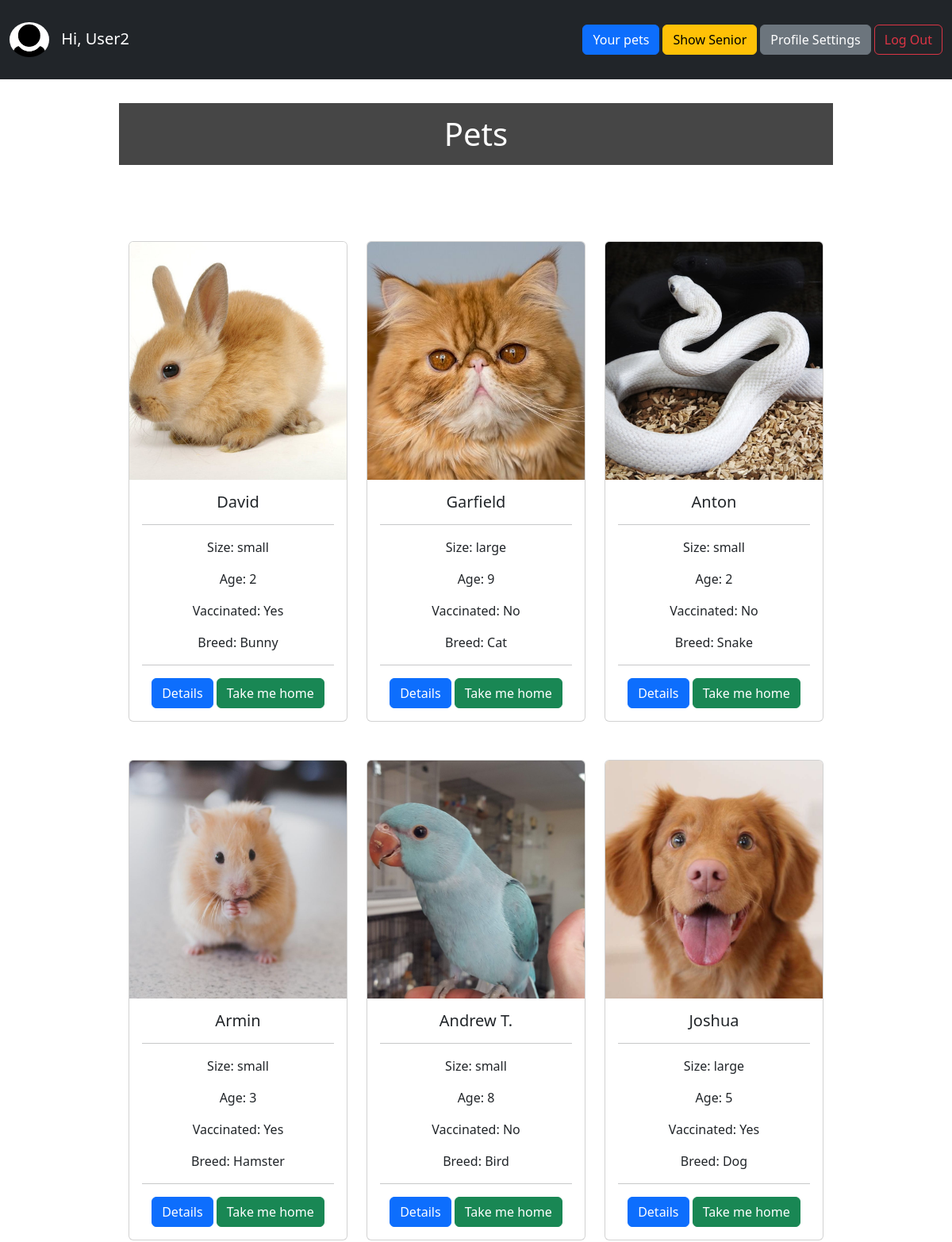
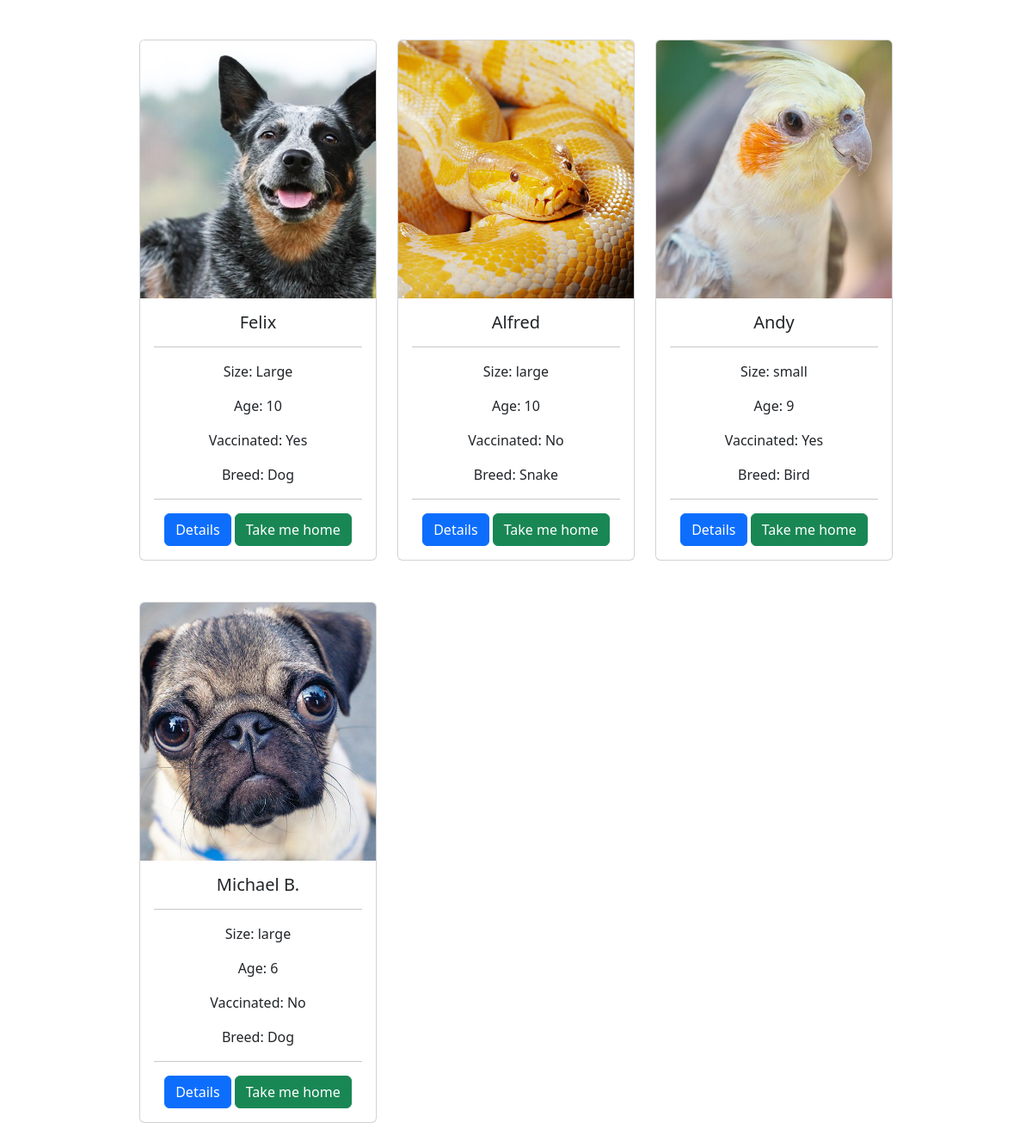
The app's page /home.php (signed in) with its own data (2 pictures, top to bottom).
### tables this page shows
CREATE TABLE `users` (
  `id` int(11) NOT NULL,
  `first_name` varchar(255) NOT NULL,
  `last_name` varchar(255) NOT NULL,
  `password` varchar(255) NOT NULL,
  `email` varchar(255) NOT NULL,
  `phone_number` varchar(255) NOT NULL,
  `address` varchar(255) NOT NULL,
  `picture` varchar(255) DEFAULT NULL,
  `status` varchar(10) NOT NULL DEFAULT 'user'
);

CREATE TABLE `pets` (
  `id` int(11) NOT NULL,
  `name` varchar(50) NOT NULL,
  `location` varchar(30) NOT NULL,
  `description` varchar(255) NOT NULL,
  `size` varchar(20) NOT NULL,
  `age` int(11) NOT NULL,
  `vaccinated` varchar(5) NOT NULL,
  `breed` varchar(50) NOT NULL,
  `picture` varchar(255) DEFAULT NULL
);

### home.php (the view, shortened to what this page needs)
<?php
require_once 'components/db_connect.php';
$pets_query = "SELECT * FROM pets";
$pets_result = mysqli_query($connect, $pets_query);
$cardbody = '';
if (mysqli_num_rows($pets_result)  > 0) {
    while ($row = mysqli_fetch_array($pets_result, MYSQLI_ASSOC)) {
        $cardbody .= "<div class = 'col d-flex justify-content-center mt-5'><div class='card' style='width: 22rem;'>
        <img src='pictures/" . $row['picture'] . "' class='card-img-top' style='height: 300px; object-fit: cover;' alt='" . $row['name'] . "'>
        <div class='card-body'>
          <h5 class='card-title mb-3'>" . $row['name'] . "</h5>
          <hr>
          <p class='card-text'>Size: " . $row['size'] . "</p>
          <p class='card-text'>Age: " . $row['age'] . "</p>
          <p class='card-text'>Vaccinated: " . $row['vaccinated'] . "</p>
          <p class='card-text'>Breed: " . $row['breed'] . "</p>
          <hr>
          <a href='./pets/details.php?petId=" . $row['id'] . "' class='btn btn-primary'>Details</a>
          <a href='./pets/actions/a_adopt_pet.php?petId=" . $row['id'] . "' class='btn btn-success'>Take me home</a>
        </div>
      </div></div>";
    };
} else {
    $cardbody = "No pets available";
}
$query = "SELECT * FROM users WHERE id={$_SESSION['user']}";
$result = mysqli_query($connect, $query);
$row = mysqli_fetch_assoc($result);
$fname = $row['first_name'];
$pic = $row['picture'];
?>
<!DOCTYPE html>
<html lang="en">
<head>
    <?php require_once 'components/boot.php' ?>
    <link rel="stylesheet" href="./css/style.css">
</head>
<body>
    <nav class="navbar navbar-expand-lg navbar-dark bg-dark" style="height: 100px;">
        <div class="container-fluid">
            <a class="navbar-brand" href="#">
                <img src="pictures/<?= $pic ?>" alt=" avatar" class="rounded-circle img-fluid" style="width: 50px; margin-right: 10px;">
                Hi, <?= $fname ?>
            </a>
            <div class="navbar-nav">
                <a class=" btn btn-primary ms-1" href="./pets/pet_adoption.php?id=<?= $_SESSION['user'] ?>">Your pets</a>
                <a class=" btn btn-warning ms-1" href="./pets/senior.php">Show Senior</a>
                <a class=" btn btn-secondary ms-1" href="update.php?id=<?= $_SESSION['user'] ?>">Profile Settings</a>
                <a class="btn btn-outline-danger ms-1" href="logout.php?logout">Log Out</a>
            </div>
        </div>
    </nav>
    <div class="manageProduct w-75">
        <h1 class='text-center heading-pet'>Pets</h1>
        <div class="container text-center mt-5 mb-5">
            <div class="row row-cols-1 row-cols-md-2 row-cols-lg-3 mt-4">
                <?= $cardbody; ?>
            </div>
        </div>
    </div>
</body>
</html>

### css/style.css (style rules this page uses)
.heading-pet { color: #ffffff; background: rgba(0, 0, 0, 0.726); padding: 15px; margin-top: 30px; }

### home.php (style rules this page uses)
.manageProduct { margin: auto; }

### records on screen
users: picture (picture), first_name "User2"
pets: picture (picture), name "David", size "small", age "2", vaccinated "Yes", breed "Bunny"
pets: picture (picture), name "Garfield", size "large", age "9", vaccinated "No", breed "Cat"
pets: picture (picture), name "Anton", size "small", age "2", vaccinated "No", breed "Snake"
pets: picture (picture), name "Armin", size "small", age "3", vaccinated "Yes", breed "Hamster"
pets: picture (picture), name "Andrew T.", size "small", age "8", vaccinated "No", breed "Bird"
pets: picture (picture), name "Joshua", size "large", age "5", vaccinated "Yes", breed "Dog"
pets: picture (picture), name "Felix", size "Large", age "10", vaccinated "Yes", breed "Dog"
pets: picture (picture), name "Alfred", size "large", age "10", vaccinated "No", breed "Snake"
pets: picture (picture), name "Andy", size "small", age "9", vaccinated "Yes", breed "Bird"
pets: picture (picture), name "Michael B.", size "large", age "6", vaccinated "No", breed "Dog"
